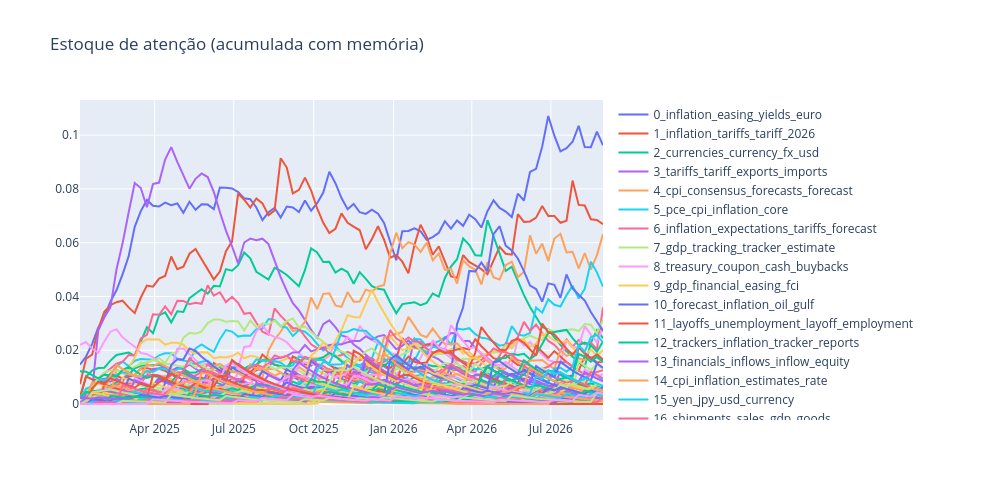

The cell this chart's notebook holds for it:
### Code cell
import plotly.graph_objects as go

# 1) tabela período x tópico, sem outliers
t = topics_over_time[topics_over_time.Topic != -1]
tab = (t.pivot_table(index="Timestamp", columns="Topic",
                     values="Frequency", aggfunc="sum", fill_value=0)
         .sort_index())

tab.index = pd.to_datetime(tab.index)
tab = tab.resample("W").sum()

# 2) participação por período (fluxo)
share = tab.div(tab.sum(axis=1), axis=0)

# 3) estoque com memória: estoque[t] = lam * estoque[t-1] + fluxo[t]
def com_memoria(df, meia_vida=6):
    lam = 0.5 ** (1 / meia_vida)
    out = df.astype(float).copy()
    for i in range(1, len(df)):
        out.iloc[i] = lam * out.iloc[i - 1].values + df.iloc[i].values
    return out

nomes = dict(zip(info.Topic, info.Name))
top_ids = [t for t in top_ids if t in share.columns and t in nomes]

lam = 0.5 ** (1 / 8)
estoque = com_memoria(share[top_ids], meia_vida=6) * (1 - lam)

# 4) gráfico
nomes = info.set_index("Topic").Name
fig2 = go.Figure()
for tid in top_ids:
    fig2.add_trace(go.Scatter(x=estoque.index, y=estoque[tid],
                              mode="lines", name=nomes[tid]))
fig2.update_layout(title="Estoque de atenção (acumulada com memória)",
                   width=1000, height=500)
fig2.show()
